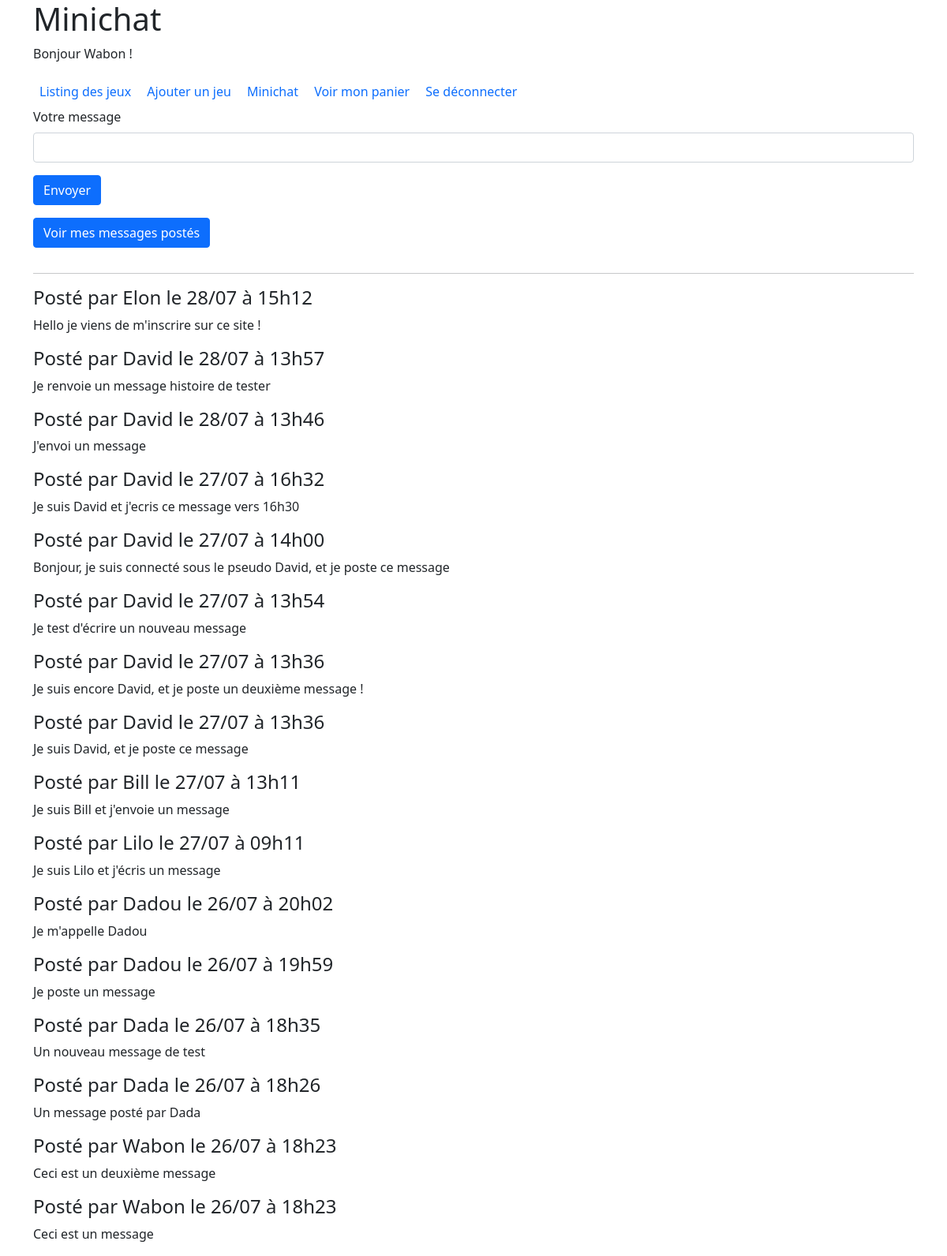
Page /minichat.php (signed in) on the committed database.
### tables this page shows
CREATE TABLE IF NOT EXISTS `message` (
  `id` int NOT NULL AUTO_INCREMENT,
  `content` text NOT NULL,
  `date` datetime NOT NULL DEFAULT CURRENT_TIMESTAMP,
  `author` varchar(255) NOT NULL,
  PRIMARY KEY (`id`)
);

### minichat.php (the view, shortened to what this page needs)
<?php
require_once 'database.php';
$sql = "SELECT * FROM `message` ORDER BY date DESC";
$sth = $pdoInstance->prepare($sql);
$sth->execute();
$allMessagesFromDB = $sth->fetchAll();
?>
<!DOCTYPE html>
<html lang="fr">
<head>
    <link href="https://cdn.jsdelivr.net/npm/bootstrap@5.0.2/dist/css/bootstrap.min.css" rel="stylesheet">
</head>
<body>
    <div class="container">
        <h1>Minichat</h1>
        <?php include "nav.php"; ?>
        <form action="" method="post">
            <div class="mb-3">
                <label for="inputMessage" class="form-label">Votre message</label>
                <input type="text" class="form-control" name="inputMessage" id="inputMessage">
            </div>
            <button type="submit" class="btn btn-primary mb-3">Envoyer</button>
        </form>
        <a href="myMessages.php" class="btn btn-primary mb-3">Voir mes messages postés</a>
        <hr>
        <?php foreach ($allMessagesFromDB as $message): ?>
                <h4>Posté par <?= $message['author'] ?> le <?= strftime('%d/%m à %Hh%M', strtotime($message['date'])) ?></h4>
                <p><?= $message['content'] ?></p>
        <?php endforeach; ?>
    </div>
</body>
</html>

### nav.php
<?php if (isset($_SESSION['user'])): ?>
    <p>Bonjour <?= $_SESSION['user']['nickname'] ?> !</p>
<?php endif; ?>
<nav>
    <li class="d-inline-block p-2" ><a href="index.php" class="text-decoration-none">Listing des jeux</a></li>
    <li class="d-inline-block p-2" ><a href="add.php" class="text-decoration-none">Ajouter un jeu</a></li>
    <?php if (isset($_SESSION['user'])): ?>
        <li class="d-inline-block p-2" ><a href="minichat.php" class="text-decoration-none">Minichat</a></li>
        <li class="d-inline-block p-2" ><a href="cart.php" class="text-decoration-none">Voir mon panier</a></li>
        <li class="d-inline-block p-2" ><a href="logout.php" class="text-decoration-none">Se déconnecter</a></li>
    <?php elseif(!isset($_SESSION['user'])): ?>
        <li class="d-inline-block p-2" ><a href="register.php" class="text-decoration-none">S'inscrire</a></li>
        <li class="d-inline-block p-2" ><a href="login.php" class="text-decoration-none">Se connecter</a></li>
    <?php endif; ?>
</nav>

### rows in the picture
message: author "Elon", date "28/07 à 15h12", content "Hello je viens de m'inscrire sur ce site !"
message: author "David", date "28/07 à 13h57", content "Je renvoie un message histoire de tester"
message: author "David", date "28/07 à 13h46", content "J'envoi un message"
message: author "David", date "27/07 à 16h32", content "Je suis David et j'ecris ce message vers 16h30"
message: author "David", date "27/07 à 14h00", content "Bonjour, je suis connecté sous le pseudo David, et je poste ce message"
message: author "David", date "27/07 à 13h54", content "Je test d'écrire un nouveau message"
message: author "David", date "27/07 à 13h36", content "Je suis encore David, et je poste un deuxième message !"
message: author "David", date "27/07 à 13h36", content "Je suis David, et je poste ce message"
message: author "Bill", date "27/07 à 13h11", content "Je suis Bill et j'envoie un message"
message: author "Lilo", date "27/07 à 09h11", content "Je suis Lilo et j'écris un message"
message: author "Dadou", date "26/07 à 20h02", content "Je m'appelle Dadou"
message: author "Dadou", date "26/07 à 19h59", content "Je poste un message"
message: author "Dada", date "26/07 à 18h35", content "Un nouveau message de test"
message: author "Dada", date "26/07 à 18h26", content "Un message posté par Dada"
message: author "Wabon", date "26/07 à 18h23", content "Ceci est un deuxième message"
message: author "Wabon", date "26/07 à 18h23", content "Ceci est un message"

### other values in the picture
$_SESSION['user']['nickname'] "Wabon"
